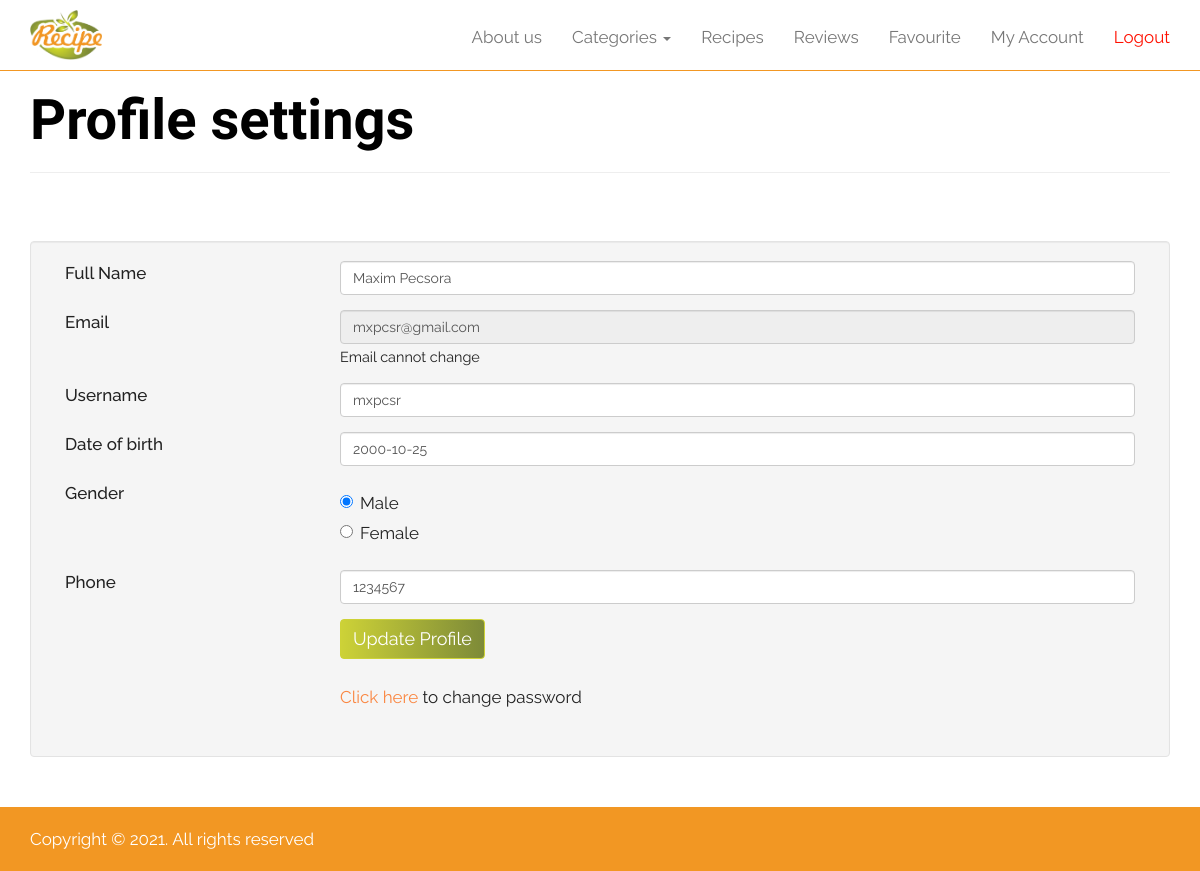
The app's page /max-recipe/account/profile.php (signed in) with its own data.
### tables this page shows
CREATE TABLE `user` (
  `id` int(11) NOT NULL,
  `name` varchar(256) NOT NULL,
  `username` varchar(45) NOT NULL,
  `email` varchar(100) NOT NULL,
  `password` varchar(100) NOT NULL,
  `date_of_birth` date NOT NULL,
  `gender` enum('Male','Female') NOT NULL,
  `phone` int(11) NOT NULL
);

### max-recipe/account/profile.php (the view, shortened to what this page needs)
<?php
    include_once 'includes/header.php';
    include_once '../includes/nav.php';
?>
<div class="container">
	<div class="row">
		<div class="col-sm-12" style="min-height: 80vh">
			<h1>Profile settings</h1>
			<hr/>
			<br><br>
		    <div class="col-sm-12 well">
		    	<?php
		    		$sql = "SELECT * FROM user WHERE id = ".$_SESSION['user_id'];
		    		$result = mysqli_query($connection, $sql);
		    		$row = mysqli_fetch_array($result);
		    		$name = $row['name'];
		    		$username = $row['username'];
		    		$email = $row['email'];
		    		$date_of_birth = $row['date_of_birth'];
		    		$phone = $row['phone'];
		    		$gender = $row['gender'];
		    	?>
	    		<form method="POST" action="" name="save">
		    		<div class="form-group">
				      	<label class="col-sm-3 control-label">Full Name</label>
				      	<div class="col-sm-9">
				        	<input type="text" name="name" class="form-control" value="<?php echo $name;?>" required />
				      	</div>
				    </div>
				    <div class="form-group">
				      	<label class="col-sm-3 control-label">Email</label>
				      	<div class="col-sm-9">
				        	<input type="email" name="email" class="form-control" value="<?php echo $email;?>" readonly />
				        	<small>Email cannot change</small>
				      	</div>
				    </div>
				    <div class="form-group">
				      	<label class="col-sm-3 control-label">Username</label>
				      	<div class="col-sm-9">
				        	<input type="text" name="username" class="form-control" value="<?php echo $username;?>" required />
				      	</div>
				    </div>
		    		<div class="form-group">
				      	<label class="col-sm-3 control-label">Date of birth</label>
				      	<div class="col-sm-9">
				        	<input type="text" name="date_of_birth" class="form-control datepicker" placeholder="YYYY-MM-DD" value="<?php echo $date_of_birth;?>" required />
				      	</div>
				    </div>
		    		<div class="form-group">
				      	<label class="col-sm-3 control-label">Gender</label>
				      	<div class="col-sm-9">
				        	<div class="radio">
			        	        <label>
				        	        <input type="radio" name="gender" value="Male" <?php echo (($gender == 'Male')?'checked':'');?> > Male
				        	    </label>
		        	        </div>
		        	        <div class="radio">
				        	    <label>
				        	        <input type="radio" name="gender" value="Female" <?php echo (($gender == 'Female')?'checked':'');?> > Female
				        	    </label>
		        	        </div>
				      	</div>
				    </div>
				    <div class="form-group">
				      	<label class="col-sm-3 control-label">Phone</label>
				      	<div class="col-sm-9">
				        	<input type="number" name="phone" class="form-control" value="<?php echo $phone;?>" required />
				      	</div>
				    </div>
		    		<div class="form-group">
				      	<div class="col-sm-9 col-sm-offset-3">
				        	<input type="submit" name="save" value="Update Profile" class="btn btn-primary">
				        	<br><br>
				        	<p><a href="<?php echo ACCOUNT_BASEURL;?>/change-password.php" class="orange">Click here</a> to change password</p>
				      	</div>
				    </div>
		    	</form>
		    </div>
		</div>
	</div>
</div>
<?php
    include_once '../includes/footer.php';
?>

### max-recipe/css/style.css (style rules this page uses)
html, body, * { font-family: 'Raleway', sans-serif; }
label { font-weight: 500; }
body, p { font-size: 17px; font-weight: 400; color: #222222; }
p { font-size: 18px; line-height: 29px; }
a { color: #F29723; transition: all 0.3s; text-decoration: none; }
.btn { font-size: 18px; }
h1, .h1, h2, .h2, h3, .h3, h4, .h4, h5, .h5, h6, .h6 { font-family: 'Acme', sans-serif; font-weight: bold; color: #222222; }
h1, .h1 { font-size: 56px; color: #fff; text-shadow: 0 0 25px rgba(0, 0, 0, 0.8); }
a, button, .btn { transition: all 0.3s; }
.orange { color: #F29723; }
.btn-primary { background-color: #CDD237; background-image: linear-gradient(to right, #CDD237, #7D8A38); border-color: #CDD237; }

### max-recipe/account/css/style.css (style rules this page uses)
body, p { font-size: 17px; }
.orange { color: #fa8742; }
h1 { color: #000; text-shadow: none; }
.form-group { shape-margin: 20px; overflow: hidden; }

### records on screen
user: name "Maxim Pecsora", email "mxpcsr@gmail.com", username "mxpcsr", date_of_birth "2000-10-25", gender "☑ Male", gender "☐ Female", phone "1234567"
